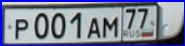
#> input picture projects/resources/NoPlate_1.jpg, 185 x 46 px, given in place of the camera
$ python testing_effects.py
#> lines starting #> are read from the running program, lines starting #| are printed output that depends on the picture
import numpy as np
import imutils
import cv2
from numpy.core.fromnumeric import shape
def nothing(arg):
  pass

cv2.namedWindow('frame')
cv2.createTrackbar("Brightness", "frame" , 0, 255, nothing)
#> slider 'Brightness' is set to 85
cv2.createTrackbar("Darkness", "frame" , 0, 255, nothing)
#> slider 'Darkness' is set to 85

cv2.createTrackbar("Red-high", "frame" , 0, 255, nothing)
#> slider 'Red-high' is set to 255
cv2.createTrackbar("Red-low", "frame" , 0, 255, nothing)
#> slider 'Red-low' is set to 51

cv2.createTrackbar("Green-high", "frame" , 0, 255, nothing)
#> slider 'Green-high' is set to 255
cv2.createTrackbar("Green-low", "frame" , 0, 255, nothing)
#> slider 'Green-low' is set to 51

cv2.createTrackbar("Blue-high", "frame" , 0, 255, nothing)
#> slider 'Blue-high' is set to 255
cv2.createTrackbar("Blue-low", "frame" , 0, 255, nothing)
#> slider 'Blue-low' is set to 51

cv2.createTrackbar("Resize", "frame" , 0, 50, nothing)
#> slider 'Resize' is set to 16

cv2.createTrackbar("Sharpness", "frame" , 0, 1, nothing)
#> slider 'Sharpness' is set to 1
cv2.createTrackbar("Blur", "frame" , 0, 25, nothing)
#> slider 'Blur' is set to 8


cap = cv2.VideoCapture(0)

sharpen = np.array((
	[0, -1, 0],
	[-1, 5, -1],
	[0, -1, 0]), dtype="int")


while(True):
    # Capture frame-by-frame
    ret, frame = cap.read()
#> frame is the input picture: shape (46, 185, 3); mean B, G, R 153.5, 132.4, 126

    (h, w) = frame.shape[:2]
#> h = 46; w = 185
    (cX, cY) = (w//2, h//2)
#> cX = 92; cY = 23

    bright = int(cv2.getTrackbarPos('Brightness',"frame"))
    dark = int(cv2.getTrackbarPos('Darkness',"frame"))

    M = np.ones(frame.shape, dtype="uint8") * bright
    frame = cv2.add(frame, M)
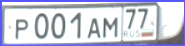
#> frame: shape (46, 185, 3); mean B, G, R 220.9, 204.4, 202.1
    M = np.ones(frame.shape, dtype="uint8") * dark
    frame = cv2.subtract(frame, M)
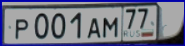
#> frame: shape (46, 185, 3); mean B, G, R 135.9, 119.4, 117.1

    red_high = int(cv2.getTrackbarPos("Red-high", "frame"))
    green_high = int(cv2.getTrackbarPos("Green-high", "frame"))
    blue_high = int(cv2.getTrackbarPos("Blue-high", "frame"))

    red_low = int(cv2.getTrackbarPos("Red-low", "frame"))
    green_low = int(cv2.getTrackbarPos("Green-low", "frame"))
    blue_low = int(cv2.getTrackbarPos("Blue-low", "frame"))

    (B, G, R) = cv2.split(frame)
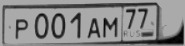
#> B: shape (46, 185); min 0, max 170, mean 135.9
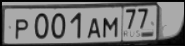
#> G: shape (46, 185); min 0, max 170, mean 119.4

    M = np.ones(R.shape, dtype="uint8") * red_high
    R = cv2.add(R, M)
#> R: shape (46, 185); every value is 255
    M = np.ones(R.shape, dtype="uint8") * red_low
    R = cv2.subtract(R, M)
#> R: shape (46, 185); every value is 204

    M = np.ones(G.shape, dtype="uint8") * green_high
    G = cv2.add(G, M)
    M = np.ones(G.shape, dtype="uint8") * green_low
    G = cv2.subtract(G, M)

    M = np.ones(B.shape, dtype="uint8") * blue_high
    B = cv2.add(B, M)
    M = np.ones(B.shape, dtype="uint8") * blue_low
    B = cv2.subtract(B, M)

    frame = cv2.merge([B, G, R])
#> frame: shape (46, 185, 3); every value is 204

    new_size = int(cv2.getTrackbarPos("Resize", "frame"))
    frame = imutils.resize(frame, width=(w + (w*new_size)//100))
#> frame: shape (53, 214, 3); every value is 204

    # cv2.rectangle(frame,(cX-100, cY-100),(cX+100,cY+100), (0, 0, 255), 2)
    # cv2.circle(frame, (cX, cY), 110, (0, 0, 255), 2)

    blur_factor = int(cv2.getTrackbarPos("Blur", "frame"))
    if blur_factor > 0:
      smallBlur = np.ones((blur_factor, blur_factor), dtype="float") * (1.0 / (blur_factor * blur_factor))
      frame = cv2.filter2D(frame, -1, smallBlur)

    sharpness = int(cv2.getTrackbarPos("Sharpness", "frame"))
    if(sharpness == 1):
      frame = cv2.filter2D(frame, -1, sharpen)


    # Display the resulting frame
    cv2.imshow('frame',frame)
    if cv2.waitKey(1) & 0xFF == ord('q'):
#> (key q is pressed here)
        break

# When everything done, release the capture
cap.release()
cv2.destroyAllWindows()
